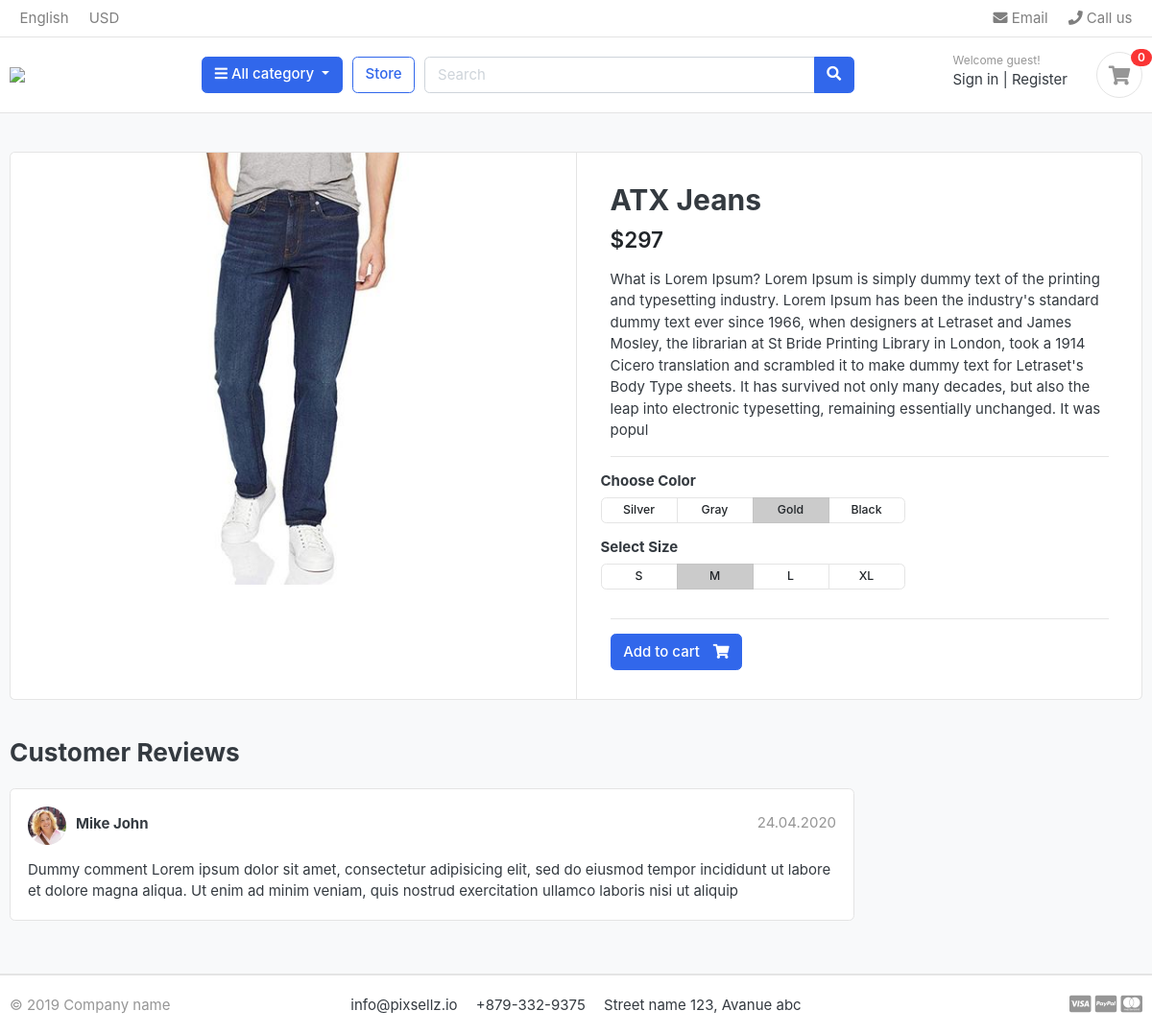
The page /store/jeans/atx-jeans on the database its author committed.
### products/models.py (models this page shows, shortened)
class Product(models.Model):
    name         = models.CharField(max_length=200,unique=True)
    slug         = models.SlugField(max_length=200,unique=True)
    description  = models.TextField(max_length=500,blank=True)
    price        = models.IntegerField()
    images       = models.ImageField(upload_to='photos/products')
    stock        = models.IntegerField()
    is_available = models.BooleanField(default=True)
    category     = models.ForeignKey(Category,on_delete=models.CASCADE)
    created_date = models.DateTimeField(auto_now_add=True)
    modified_date = models.DateTimeField(auto_now=True)

### products/views.py (the view)
# urls.py: path('store/<slug:category_slug>/<slug:product_slug>',views.product_detail,name='product_detail_page'),
def product_detail(request,category_slug,product_slug):
    try:
        single_product=Product.objects.get(category__slug=category_slug,slug=product_slug)
    except Exception as e:
        raise e
    context={
        'single_product':single_product
    }
    return render(request,'store/product_detail.html',context)

### products/context_processors.py (called while the page is built)
def menu_links(request):
    links = Category.objects.all()
    return dict(links=links)

### products/models.py (called while the page is built)
    def get_url(self):
        return reverse('products:product_by_category',args=[self.slug])

### products/templates/store/product_detail.html
{% extends 'base.html' %}
{% load static %}
{% block content %}
<section class="section-content padding-y bg">
    <div class="container">
        <div class="card">
            <div class="row no-gutters">
                <aside class="col-md-6">
                    <article class="gallery-wrap">
                        <div class="img-big-wrap">
                            <a href="#"><img src="{{single_product.images.url}}"></a>
                        </div>
                    </article>
                </aside>
                <main class="col-md-6 border-left">
                    <article class="content-body">
                        <h2 class="title">{{single_product.name}}</h2>
                        <div class="mb-3">
                            <var class="price h4">${{single_product.price}}</var>
                        </div>
                        <p>{{ single_product.description }}</p>
                        <hr>
                        <div class="row">
                            <div class="item-option-select">
                                <h6>Choose Color</h6>
                                <div class="btn-group btn-group-sm btn-group-toggle" data-toggle="buttons">
                                    <label class="btn btn-light">
                                        <input type="radio" name="radio_color"> Silver
                                    </label>
                                    <label class="btn btn-light">
                                        <input type="radio" name="radio_color"> Gray
                                    </label>
                                    <label class="btn btn-light active">
                                        <input type="radio" name="radio_color checked"> Gold
                                    </label>
                                    <label class="btn btn-light">
                                        <input type="radio" name="radio_color"> Black
                                    </label>
                                </div>
                            </div>
                        </div>
                        <div class="row">
                            <div class="item-option-select">
                                <h6>Select Size</h6>
                                <div class="btn-group btn-group-sm btn-group-toggle" data-toggle="buttons">
                                    <label class="btn btn-light">
                                        <input type="radio" name="radio_color"> S
                                    </label>
                                    <label class="btn btn-light active">
                                        <input type="radio" name="radio_color" checked> M
                                    </label>
                                    <label class="btn btn-light">
                                        <input type="radio" name="radio_color"> L
                                    </label>
                                    <label class="btn btn-light">
                                        <input type="radio" name="radio_color"> XL
                                    </label>
                                </div>
                            </div>
                        </div>
                        <hr>
                        {% if single_product.stock <= 0 %}
                           <h5 class=text-danger>Out Of Stock</h5>
                        {% else %}
                        <a href="./product-detail.html" class="btn  btn-primary"> <span class="text">Add to cart</span>
                            <i class="fas fa-shopping-cart"></i> </a>
                        {% endif %}
                    </article>
                </main>
            </div>
        </div>
        <br>
        <div class="row">
            <div class="col-md-9">
                <header class="section-heading">
                    <h3>Customer Reviews </h3>
                </header>
                <article class="box mb-3">
                    <div class="icontext w-100">
                        <img src="./images/avatars/avatar1.jpg" class="img-xs icon rounded-circle">
                        <div class="text">
                            <span class="date text-muted float-md-right">24.04.2020 </span>
                            <h6 class="mb-1">Mike John </h6>
                        </div>
                    </div>
                    <div class="mt-3">
                        <p>
                            Dummy comment Lorem ipsum dolor sit amet, consectetur adipisicing elit, sed do eiusmod
                            tempor incididunt ut labore et dolore magna aliqua. Ut enim ad minim veniam,
                            quis nostrud exercitation ullamco laboris nisi ut aliquip
                        </p>
                    </div>
                </article>
            </div>
        </div>
    </div>
</section>
{% endblock %}

### products/static/css/ui.css (style rules this page uses)
html { font-family: "Inter", sans-serif; font-size: 15px; }
.content-body { flex: 1 1 auto; padding: 2rem 2.3rem; }
.img-xs, .img-sm, .img-md, .img-lg { -o-object-fit: cover; object-fit: cover; flex-shrink: 0; flex-grow: 0; }
.img-xs { width: 40px; height: 40px; }
.padding-y { padding-top: 40px; padding-bottom: 40px; }
var { font-style: normal; }
article:after, .form-group:after { display: block; clear: both; content: ""; }
.bg { background-color: #f8f9fa; }
.section-heading { margin-bottom: 20px; margin-top: 15px; }
p:last-child { margin-bottom: 0; }
.btn-light { background-color: #fff; border-color: #e4e4e4; }
.btn .text + i { margin-left: 10px; }
.icontext { display: inline-flex; align-items: center; vertical-align: middle; }
.icontext .text { width: 100%; line-height: 1.2; }
.icontext .icon { position: relative; margin-right: 10px; flex-shrink: 0; flex-grow: 0; }
.price { font-weight: 600; color: #212529; }
.box { padding: 18px; background: #fff; border-radius: 0.37rem; border: 1px solid #e4e4e4; }
.box img { max-width: 100%; }
.gallery-wrap .img-big-wrap { margin-bottom: 10px; border-radius: 0.37rem; overflow: hidden; background-color: #fff; }
.gallery-wrap .img-big-wrap a { text-align: center; display: block; }
.gallery-wrap .img-big-wrap img { height: 450px; width: auto; display: inline-block; }
.item-option-select { margin-bottom: 1rem; display: inline-block; margin-right: 15px; }
.item-option-select .btn { min-width: 80px; }

### rows shown on the page
Product: images (picture), name "ATX Jeans", price "297", description "What is Lorem Ipsum? Lorem Ipsum is simply dummy text of the printing and typesetting industry. Lorem Ipsum has been the industry's standard dummy text ever since 1966, when designers at Letraset and James Mosley, the librarian at St Bride Printing Library in London, took a 1914 Cicero translation and scrambled it to make dummy text for Letraset's Body Type sheets. It has survived not only many decades, but also the leap into electronic typesetting, remaining essentially unchanged. It was popul"
